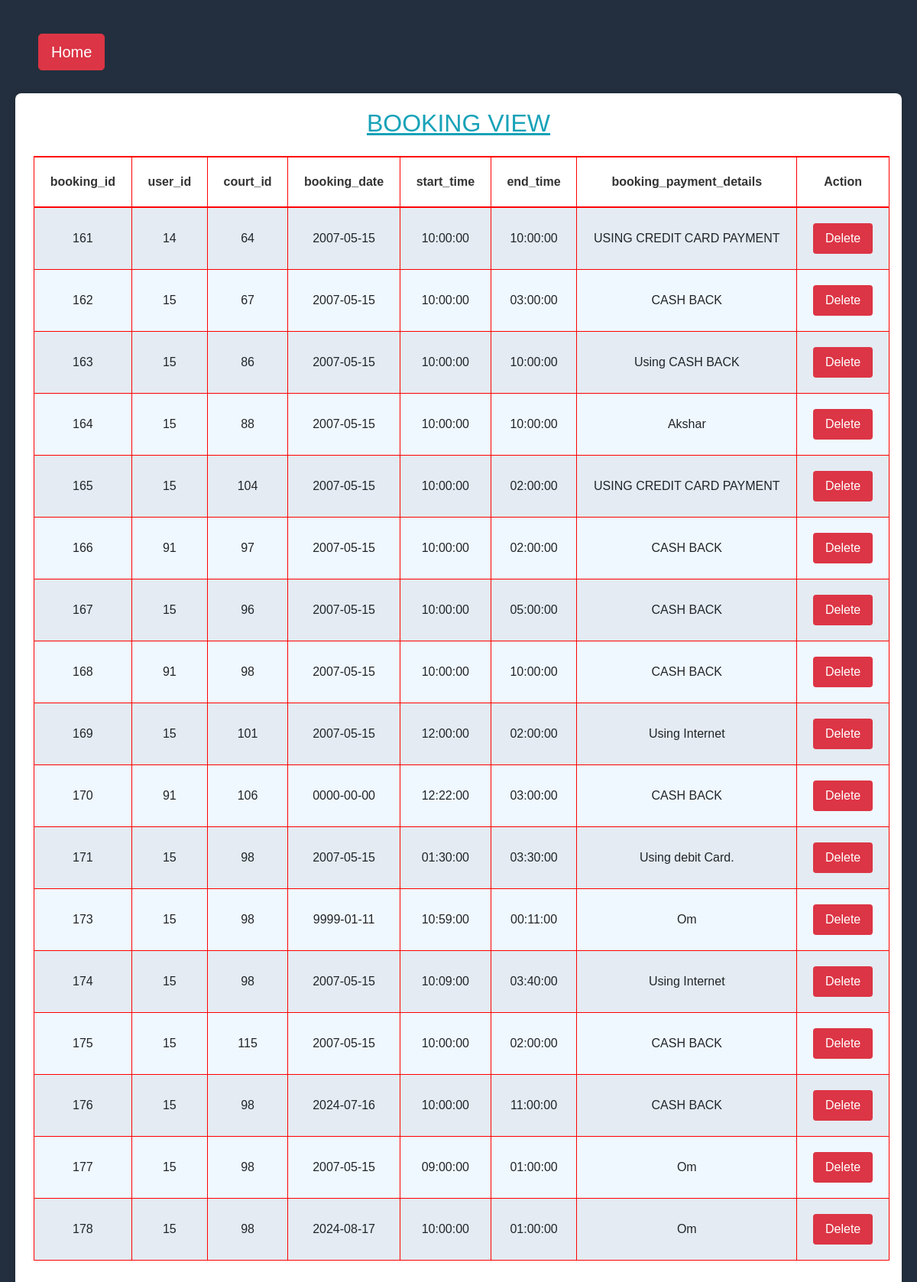
Screenshot of /Booking_code.php (signed in) with the database file from the repository.
### tables this page shows
CREATE TABLE `bookings` (
  `booking_id` int(11) NOT NULL,
  `user_id` int(11) NOT NULL,
  `court_id` int(11) NOT NULL,
  `booking_date` date NOT NULL,
  `start_time` time NOT NULL,
  `end_time` time NOT NULL,
  `booking_payment_details` varchar(255) NOT NULL
);

### Booking_code.php (the view, shortened to what this page needs)
<?php
include ("connection.php");
$sql = "SELECT * FROM bookings";
$result = $conn->query($sql);
?>
<!DOCTYPE html>
<html lang="en">
<head>
    <link rel="stylesheet" href="css/bootstrap.min.css" type="text/css">
</head>
<body>
    <a href="add.php" class="btn btn-danger mt-4 btn-lg" style="margin-left: 30px;">Home</a>
    <div class="container table-container table-responsive" style="margin-top: 30px;">
        <table class="table table-bordered mt-4 table-hover table-striped" style="margin-left: 4px;">
            <h2 class="text-center text-info"><u>BOOKING VIEW</u></h2>
            <thead>
                <tr>
                    <th>booking_id</th>
                    <th>user_id</th>
                    <th>court_id</th>
                    <th>booking_date</th>
                    <th>start_time</th>
                    <th>end_time</th>
                    <th>booking_payment_details</th>
                    <th>Action</th>
                </tr>
            </thead>
            <tbody>
                <?php
                if ($result->num_rows > 0) {
                    while ($row = $result->fetch_assoc()) {
                        echo "<tr>
                                <td>" . $row["booking_id"] . "</td>
                                <td>" . $row["user_id"] . "</td>
                                <td>" . $row["court_id"] . "</td>
                                <td>" . $row["booking_date"] . "</td>
                                <td>" . $row["start_time"] . "</td>
                                <td>" . $row["end_time"] . "</td>
                                <td>" . $row["booking_payment_details"] . "</td>
                                <td>
                                <form action = 'Booking_code.php' method='POST' style='display:inline-block;'>
                                <input type = 'hidden' name = 'bid' value = '" . $row['booking_id'] . "'>
                                <input type='submit' value='Delete' class='btn btn-danger'>
                                </form>
                                </td>
                              </tr>";
                    }
                } else {
                    echo "<tr><td colspan='8'>No bookings found</td></tr>";
                }
                ?>
            </tbody>
        </table>
    </div>
</body>
</html>

### Booking_code.php (style rules this page uses)
body { background-color: #232f3e; color: #333; margin: 0; padding: 20px; font-family: Arial, sans-serif; }
.table-container { padding: 20px; background-color: white; margin: 20px auto; border-radius: 8px; box-shadow: 0 0 10px rgba(0, 0, 0, 0.1); max-width: 1200px; }
.table { width: 100%; margin-bottom: 1rem; color: #212529; background-color: aliceblue; border-collapse: collapse; }
.table th, .table td { padding: 1rem; vertical-align: middle; border: 1px solid red; text-align: center; padding: 20px; }
.table thead th { vertical-align: bottom; border-bottom: 2px solid red; border-top: 2px solid red; background-color: white; color: #333; }
.table tbody tr td:last-child form input[type="submit"] { background-color: #dc3545; border: none; color: white; padding: 0.5rem 1rem; border-radius: 4px; cursor: pointer; transition: background-color 0.3s; }
.table tbody tr td { border: 1px solid red; }

### rows the page displays
bookings: booking_id "161", user "14", court "64", booking_date "2007-05-15", start_time "10:00:00", end_time "10:00:00", booking_payment_details "USING CREDIT CARD PAYMENT"
bookings: booking_id "162", user "15", court "67", booking_date "2007-05-15", start_time "10:00:00", end_time "03:00:00", booking_payment_details "CASH BACK"
bookings: booking_id "163", user "15", court "86", booking_date "2007-05-15", start_time "10:00:00", end_time "10:00:00", booking_payment_details "Using CASH BACK"
bookings: booking_id "164", user "15", court "88", booking_date "2007-05-15", start_time "10:00:00", end_time "10:00:00", booking_payment_details "Akshar"
bookings: booking_id "165", user "15", court "104", booking_date "2007-05-15", start_time "10:00:00", end_time "02:00:00", booking_payment_details "USING CREDIT CARD PAYMENT"
bookings: booking_id "166", user "91", court "97", booking_date "2007-05-15", start_time "10:00:00", end_time "02:00:00", booking_payment_details "CASH BACK"
bookings: booking_id "167", user "15", court "96", booking_date "2007-05-15", start_time "10:00:00", end_time "05:00:00", booking_payment_details "CASH BACK"
bookings: booking_id "168", user "91", court "98", booking_date "2007-05-15", start_time "10:00:00", end_time "10:00:00", booking_payment_details "CASH BACK"
bookings: booking_id "169", user "15", court "101", booking_date "2007-05-15", start_time "12:00:00", end_time "02:00:00", booking_payment_details "Using Internet"
bookings: booking_id "170", user "91", court "106", booking_date "0000-00-00", start_time "12:22:00", end_time "03:00:00", booking_payment_details "CASH BACK"
bookings: booking_id "171", user "15", court "98", booking_date "2007-05-15", start_time "01:30:00", end_time "03:30:00", booking_payment_details "Using debit Card."
bookings: booking_id "173", user "15", court "98", booking_date "9999-01-11", start_time "10:59:00", end_time "00:11:00", booking_payment_details "Om"
bookings: booking_id "174", user "15", court "98", booking_date "2007-05-15", start_time "10:09:00", end_time "03:40:00", booking_payment_details "Using Internet"
bookings: booking_id "175", user "15", court "115", booking_date "2007-05-15", start_time "10:00:00", end_time "02:00:00", booking_payment_details "CASH BACK"
bookings: booking_id "176", user "15", court "98", booking_date "2024-07-16", start_time "10:00:00", end_time "11:00:00", booking_payment_details "CASH BACK"
bookings: booking_id "177", user "15", court "98", booking_date "2007-05-15", start_time "09:00:00", end_time "01:00:00", booking_payment_details "Om"
bookings: booking_id "178", user "15", court "98", booking_date "2024-08-17", start_time "10:00:00", end_time "01:00:00", booking_payment_details "Om"
